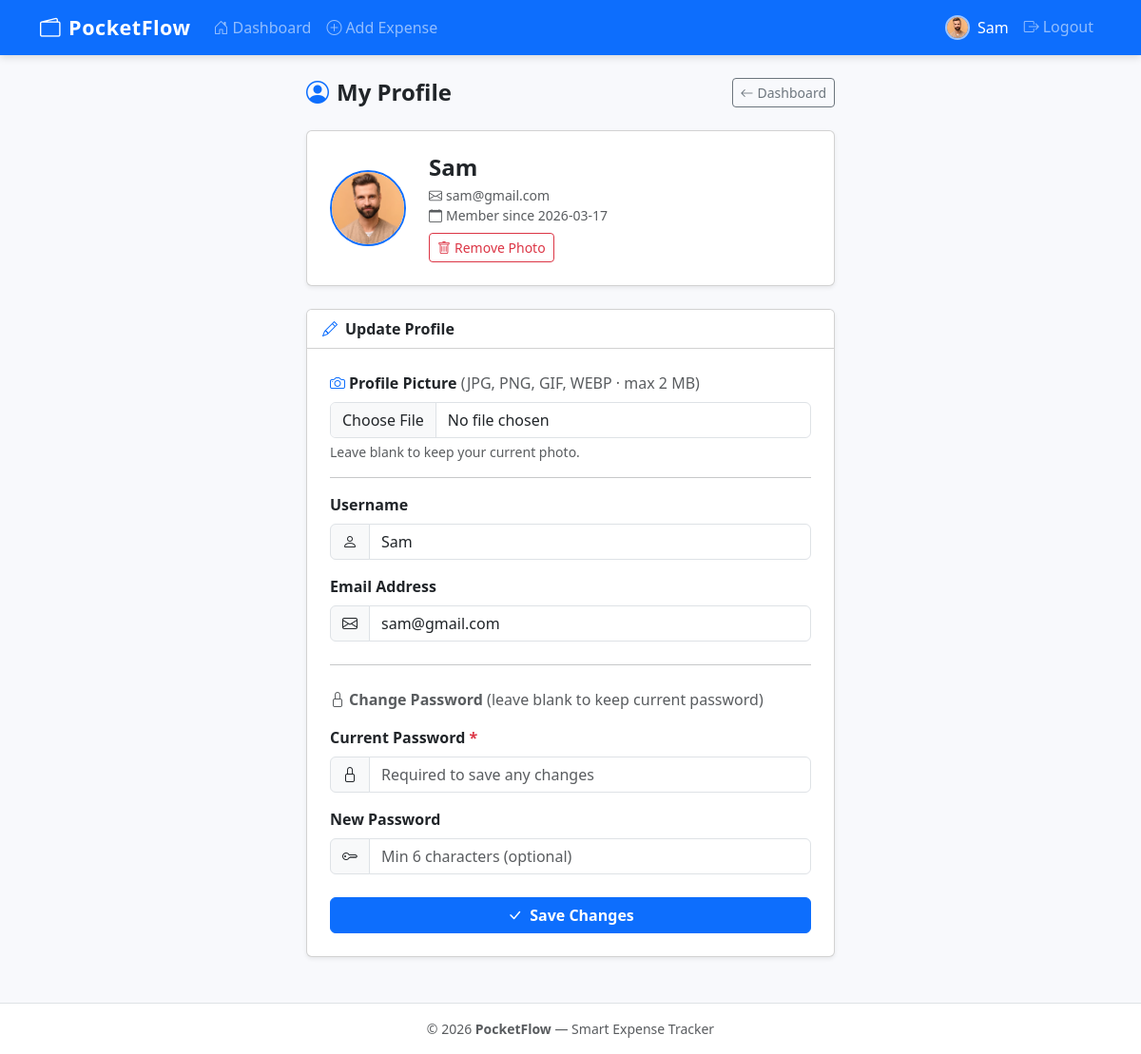
Page /profile (signed in) on the committed database.
### tables this page shows
CREATE TABLE users (
            id            INTEGER PRIMARY KEY AUTOINCREMENT,
            username      TEXT    NOT NULL UNIQUE,
            email         TEXT    NOT NULL UNIQUE,
            password_hash TEXT    NOT NULL,
            is_admin      INTEGER NOT NULL DEFAULT 0,
            created_at    TEXT    NOT NULL DEFAULT (datetime('now'))
        , avatar TEXT NOT NULL DEFAULT '', remember_token TEXT NOT NULL DEFAULT '', remember_token_expiry INTEGER NOT NULL DEFAULT 0);

### app.py (the view, shortened to what this page needs)
@app.route('/profile', methods=['GET', 'POST'])
@login_required
def profile():
    user_id = session['user_id']
    conn = get_db()
    user = conn.execute('SELECT * FROM users WHERE id = ?', [user_id]).fetchone()
    conn.close()
    if request.method == 'GET':
        session['avatar'] = user['avatar'] if user['avatar'] else ''
    return render_template('profile.html', user=user)

### app.py (called while the page is built, shortened)
def get_db():
    conn = sqlite3.connect(DATABASE)
    conn.row_factory = sqlite3.Row
    conn.execute('PRAGMA foreign_keys = ON')
    return conn

def login_required(f):
    @wraps(f)
    def decorated(*args, **kwargs):
        if 'user_id' not in session:
            flash('Please log in to continue.', 'warning')
            return redirect(url_for('login'))
        return f(*args, **kwargs)
    return decorated

@app.before_request
def load_user_from_remember_token():
    if 'user_id' in session:
        return

### templates/profile.html (shortened to what this page needs)
{% extends 'base.html' %}
{% block content %}
<div class="container" style="max-width:580px">
  <div class="page-header mt-2">
    <h2><i class="bi bi-person-circle me-2 text-primary"></i>My Profile</h2>
    <a href="{{ url_for('dashboard') }}" class="btn btn-outline-secondary btn-sm">
      <i class="bi bi-arrow-left me-1"></i>Dashboard
    </a>
  </div>
  <div class="card shadow-sm mb-4">
    <div class="card-body d-flex align-items-center gap-4 p-4">
      <div class="position-relative" style="flex-shrink:0">
        {% if user.avatar %}
          <img id="avatarPreview"
               src="{{ url_for('static', filename=user.avatar) }}"
               alt="Profile picture"
               class="rounded-circle border border-2 border-primary"
               style="width:80px;height:80px;object-fit:cover;">
        {% else %}
          <div id="avatarPreview"
               class="bg-primary bg-opacity-10 rounded-circle d-flex align-items-center justify-content-center border border-2 border-primary"
               style="width:80px;height:80px;">
            <i class="bi bi-person-fill text-primary" style="font-size:2.2rem"></i>
          </div>
        {% endif %}
      </div>
      <div>
        <h4 class="fw-bold mb-1">{{ user.username }}</h4>
        <p class="text-muted mb-0 small"><i class="bi bi-envelope me-1"></i>{{ user.email }}</p>
        <p class="text-muted mb-0 small">
          <i class="bi bi-calendar me-1"></i>Member since {{ user.created_at[:10] }}
        </p>
        {% if user.avatar %}
          <form method="POST" action="{{ url_for('profile') }}" class="d-inline mt-2">
            <button type="submit" class="btn btn-sm btn-outline-danger mt-2"
                    onclick="return confirm('Remove your profile picture?')">
              <i class="bi bi-trash me-1"></i>Remove Photo
            </button>
          </form>
        {% endif %}
      </div>
    </div>
  </div>
  <div class="card shadow-sm">
    <div class="card-header bg-white fw-semibold">
      <i class="bi bi-pencil me-2 text-primary"></i>Update Profile
    </div>
    <div class="card-body p-4">
      <form method="POST" action="{{ url_for('profile') }}"
            enctype="multipart/form-data" novalidate>
        <div class="mb-3">
          <label for="avatar" class="form-label fw-semibold">
            <i class="bi bi-camera me-1 text-primary"></i>Profile Picture
            <span class="text-muted fw-normal">(JPG, PNG, GIF, WEBP · max 2 MB)</span>
          </label>
          <input type="file" id="avatar" name="avatar" class="form-control"
                 accept="image/jpeg,image/png,image/gif,image/webp">
          <div class="form-text">Leave blank to keep your current photo.</div>
        </div>
        <hr class="my-3">
        <div class="mb-3">
          <label for="username" class="form-label fw-semibold">Username</label>
          <div class="input-group">
            <span class="input-group-text"><i class="bi bi-person"></i></span>
            <input type="text" id="username" name="username" class="form-control"
                   value="{{ user.username }}" required>
          </div>
        </div>
        <div class="mb-3">
          <label for="email" class="form-label fw-semibold">Email Address</label>
          <div class="input-group">
            <span class="input-group-text"><i class="bi bi-envelope"></i></span>
            <input type="email" id="email" name="email" class="form-control"
                   value="{{ user.email }}" required>
          </div>
        </div>
        <hr class="my-4">
        <p class="fw-semibold text-muted mb-3">
          <i class="bi bi-lock me-1"></i>Change Password
          <span class="fw-normal">(leave blank to keep current password)</span>
        </p>
        <div class="mb-3">
          <label for="current_password" class="form-label fw-semibold">
            Current Password <span class="text-danger">*</span>
          </label>
          <div class="input-group">
            <span class="input-group-text"><i class="bi bi-lock"></i></span>
            <input type="password" id="current_password" name="current_password" class="form-control"
                   placeholder="Required to save any changes" required>
          </div>
        </div>
        <div class="mb-4">
          <label for="new_password" class="form-label fw-semibold">New Password</label>
          <div class="input-group">
            <span class="input-group-text"><i class="bi bi-key"></i></span>
            <input type="password" id="new_password" name="new_password" class="form-control"
                   placeholder="Min 6 characters (optional)">
          </div>
        </div>
        <div class="d-grid">
          <button type="submit" class="btn btn-primary fw-semibold">
            <i class="bi bi-check-lg me-2"></i>Save Changes
          </button>
        </div>
      </form>
    </div>
  </div>
</div>
{% endblock %}

### templates/base.html (shortened to what this page needs)
<!DOCTYPE html>
<html lang="en">
<head>
  <link rel="stylesheet" href="https://cdn.jsdelivr.net/npm/bootstrap@5.3.2/dist/css/bootstrap.min.css">
  <link rel="stylesheet" href="https://cdn.jsdelivr.net/npm/bootstrap-icons@1.11.3/font/bootstrap-icons.css">
  <link rel="stylesheet" href="{{ url_for('static', filename='css/style.css') }}">
</head>
<body>
<nav class="navbar navbar-expand-lg navbar-dark bg-primary">
  <div class="container">
    <a class="navbar-brand fw-bold" href="{{ url_for('index') }}">
      <i class="bi bi-wallet2 me-2"></i>PocketFlow
    </a>
    <div class="collapse navbar-collapse" id="mainNav">
      {% if session.user_id %}
        <ul class="navbar-nav me-auto">
          {% if session.is_admin %}
            <li class="nav-item">
              <a class="nav-link {{ 'active' if request.endpoint == 'admin_dashboard' }}"
                 href="{{ url_for('admin_dashboard') }}">
                <i class="bi bi-speedometer2 me-1"></i>Admin Dashboard
              </a>
            </li>
          {% else %}
            <li class="nav-item">
              <a class="nav-link {{ 'active' if request.endpoint == 'dashboard' }}"
                 href="{{ url_for('dashboard') }}">
                <i class="bi bi-house-door me-1"></i>Dashboard
              </a>
            </li>
            <li class="nav-item">
              <a class="nav-link {{ 'active' if request.endpoint == 'add_expense' }}"
                 href="{{ url_for('add_expense') }}">
                <i class="bi bi-plus-circle me-1"></i>Add Expense
              </a>
            </li>
          {% endif %}
        </ul>
        <ul class="navbar-nav ms-auto">
          {% if not session.is_admin %}
            <li class="nav-item">
              <a class="nav-link d-flex align-items-center gap-2 {{ 'active' if request.endpoint == 'profile' }}"
                 href="{{ url_for('profile') }}">
                {% if session.get('avatar') %}
                  <img src="{{ url_for('static', filename=session.avatar) }}"
                       alt="avatar"
                       style="width:26px;height:26px;object-fit:cover;border-radius:50%;border:2px solid rgba(255,255,255,.6)">
                {% else %}
                  <i class="bi bi-person-circle"></i>
                {% endif %}
                {{ session.username }}
              </a>
            </li>
          {% else %}
            <li class="nav-item">
              <span class="nav-link text-warning">
                <i class="bi bi-shield-check me-1"></i>{{ session.username }}
              </span>
            </li>
          {% endif %}
          <li class="nav-item">
            <a class="nav-link" href="{{ url_for('logout') }}">
              <i class="bi bi-box-arrow-right me-1"></i>Logout
            </a>
          </li>
        </ul>
      {% endif %}
    </div>
  </div>
</nav>
{% block content %}{% endblock %}
<footer class="py-3 bg-white border-top mt-5">
  <div class="container text-center text-muted small">
    &copy; 2026 <strong>PocketFlow</strong> &mdash; Smart Expense Tracker
  </div>
</footer>
</body>
</html>

### static/css/style.css (style rules this page uses)
:root { --pf-primary: #4e73df; --pf-success: #1cc88a; --pf-warning: #f6c23e; --pf-danger: #e74a3b; --pf-info: #36b9cc; --pf-secondary: #858796; --pf-bg: #f8f9fc; }
body { background-color: var(--pf-bg); font-family: 'Segoe UI', system-ui, -apple-system, sans-serif; min-height: 100vh; display: flex; flex-direction: column; }
.navbar { box-shadow: 0 2px 8px rgba(0,0,0,.15); }
.navbar-brand { font-size: 1.35rem; letter-spacing: .5px; }
.page-header { display: flex; align-items: center; justify-content: space-between; margin-bottom: 1.5rem; flex-wrap: wrap; gap: .5rem; }
.page-header h2 { margin: 0; font-weight: 700; font-size: 1.5rem; }
footer { margin-top: auto; }

### rows in the picture
users: avatar (picture), username "Sam", email "sam@gmail.com", created_at "2026-03-17"
